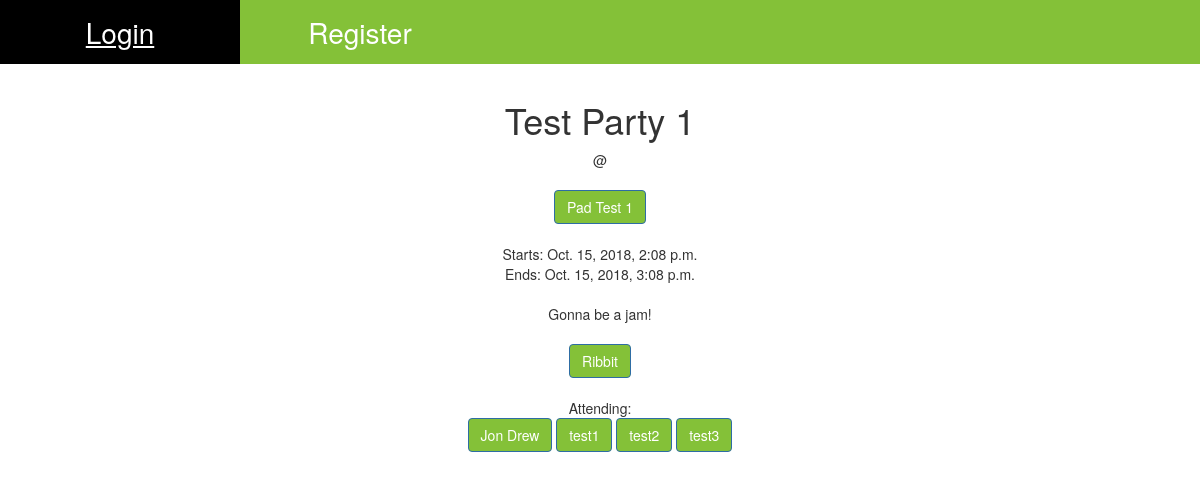
Screenshot of /events/test-party-1_obspper0t5/ with the database file from the repository.
### events/models.py (models this page shows, shortened)
class Event(models.Model):
    created_by      = models.ForeignKey('hoppers.Hopper', null=True, on_delete=models.CASCADE)
    attending       = models.ManyToManyField('hoppers.Hopper', related_name='attending')
    start           = models.DateTimeField(default=default_start)
    end             = models.DateTimeField(default=default_end)
    pad             = models.ForeignKey('pads.Pad', on_delete=models.CASCADE)
    title           = models.CharField(max_length=200)
    text            = models.TextField()
    active          = models.BooleanField(default=True)
    slug            = models.SlugField(null=True, unique=True, editable=False)
    created_at      = models.DateTimeField(default=timezone.now)
    class Meta:
        ordering = ['start']
    def create_ribbit(self):
        return reverse('ribbits:create', kwargs={'event': self.slug})
    def get_attending_list(self):
        attending_list = self.attending.all()
        return Hopper.objects.filter(id__in=attending_list)

### pads/models.py (models this page shows, shortened)
class Pad(models.Model):
    name            = models.CharField(max_length=50)
    address         = models.CharField(max_length=200)
    description     = models.TextField(max_length=200)
    owner           = models.OneToOneField(Hopper, null=True, on_delete=models.SET_NULL)
    active          = models.BooleanField(default=True)
    slug            = models.SlugField(null=True, unique=True, editable=False)
    created_at      = models.DateTimeField(default=timezone.now)
    def __str__(self):
        return str(self.name)
    def get_absolute_url(self):
        return reverse('pads:read', kwargs={'slug': self.slug})

### hoppers/models.py (models this page shows, shortened)
class Hopper(models.Model):
    user            = models.OneToOneField(User, null=True, on_delete=models.SET_NULL)
    listens_to      = models.ManyToManyField('self', through='Pair', symmetrical=False)
    anonymous       = models.BooleanField(default=True)
    email           = models.EmailField(null=True, max_length=100)
    name            = models.CharField(null=True, max_length=100)
    birth_date      = models.DateField(null=True)
    active          = models.BooleanField(default=True)
    slug            = models.SlugField(null=True, unique=True, editable=False)
    created_at      = models.DateTimeField(default=timezone.now)
    def __str__(self):
        if self.anonymous:
            return str(self.user.username)
        else:
            return str(self.name)
    def get_absolute_url(self):
        return reverse('hoppers:read', kwargs={'slug': self.slug})

### events/views.py (the view)
# urls.py: url(r'^(?P<slug>[\w-]+)/$', EventDetailSlugView.as_view(), name='read'),
class EventDetailSlugView(DetailView):
    template_name = 'events/detail.html'
    def get_object(self, *args, **kwargs):
        request = self.request
        slug = self.kwargs.get('slug')
        try:
            instance = Event.objects.get(slug=slug, active=True)
        except Event.DoesNotExist:
            raise Http404('Event does not exist')
        except Event.MultipleObjectsReturned:
            qs = Event.objects.filter(slug=slug, active=True)
            instance = qs.first()
        except:
            raise Http404('Error in slug view')
        return instance

### events/templates/events/detail.html (shortened to what this page needs)
{% extends "base.html" %}
{% block content %}
  <div class="card">
    <div class="card text-center">
      <div class="card-body">
        <h1>{{ object.title }}</h1>
        @
        <a href="{{ object.pad.get_absolute_url }}" class="btn btn-primary"<span class="badge">{{ object.pad }}</span></a>
        Starts: {{ object.start }}
        Ends: {{ object.end }}
        {{ object.text }}
        {% if request.user.hopper not in object.get_attending_list %}
          <a href="{{ object.create_ribbit }}" class="btn btn-primary"<span class="badge">Ribbit</span></a>
        {% endif %}
        Attending:
        {% for hopper in object.get_attending_list %}
          <a href="{{ hopper.get_absolute_url }}" class="btn btn-primary"<span class="badge">{{ hopper }}</span></a>
        {% endfor %}
      </div>
    </div>
  </div>
{% endblock %}

### static_project/css/main.css (style rules this page uses)
body { padding-top: 80px; }
.btn { background-color: rgb(132, 193, 56); }

### static_project/css/navbar.css (style rules this page uses)
body { margin:0; }

### rows the page displays
Event: title "Test Party 1", pad "Pad Test 1", start "Oct. 15, 2018, 2:08 p.m.", end "Oct. 15, 2018, 3:08 p.m.", text "Gonna be a jam!"
Hopper: anonymous+name "Jon Drew"
Hopper: anonymous+name "test1"
Hopper: anonymous+name "test2"
Hopper: anonymous+user "test3"
